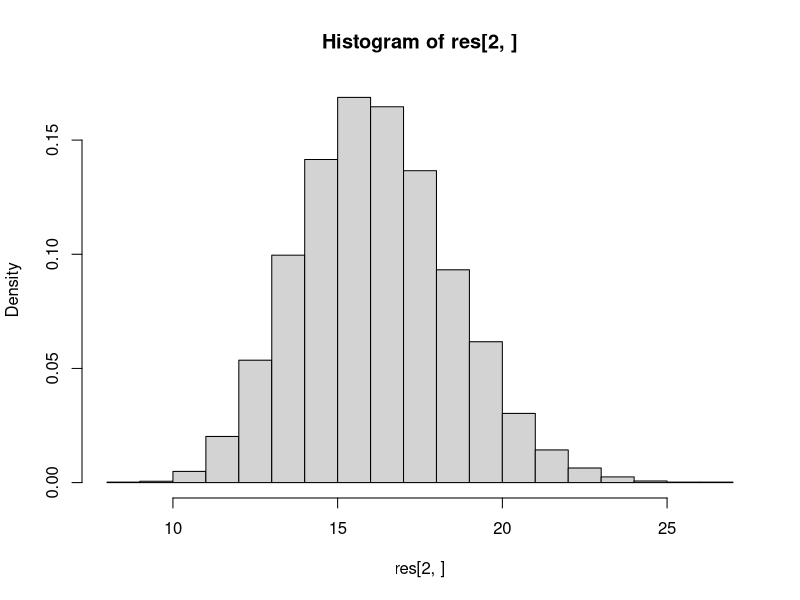

This chart was generated by the following R code:
## ---- chunk 1
n <- 100
sigma <- 4
mu <- 10

res <- replicate(10000, expr = {
  x <- rnorm(n, mu, sigma)
  x_new <- rnorm(1, mu, sigma)
  se <- (x_new - mean(x))^2
  s <- sd(x)
  est.mse <- s^2 + s^2/n
  c(se, est.mse)
})
# measured mse
mse <- mean(res[1, ])
mse

# true mse
sigma^2 + sigma^2 / n

# mse estimated from data
est.mse <- mean(res[2, ])
est.mse
hist(res[2, ], prob=T)
var(res[2, ])

